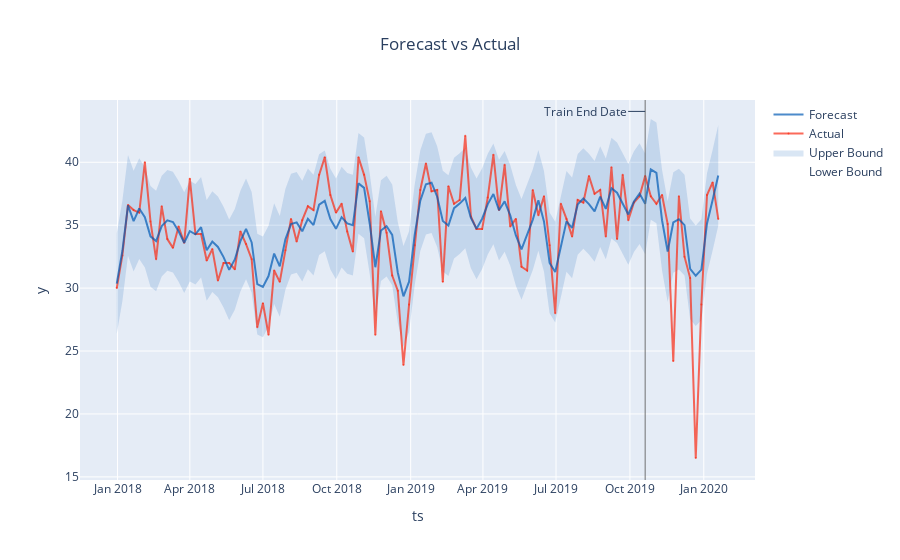

Here is the notebook cell this chart was saved with:
### Markdown cell above
### Counselling

### Code cell
# Before COVID
counselling_res_before = greykite_fit_explore(combined_states_before_covid, 'counselling', yearly_seasonality=15, quarterly_seasonality = 15, monthly_seasonality = 0, holiday_lookup_countries=['US'])
